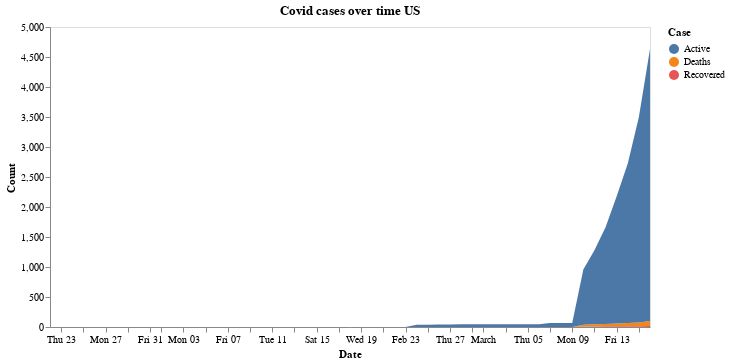

Notebook source saved alongside this figure:
### Markdown cell above
### Cases in the USA

### Code cell
cases_over_time('US')

### Figure 1 — Vega-Lite specification as saved in the notebook (floating-point values rounded to 4 significant figures; data arrays with more than 128 entries replaced by an {"elided": "..."} marker saying what was removed)
{"config": {"view": {"continuousWidth": 400, "continuousHeight": 300}, "axis": {"grid": false}}, "data": {"name": "data-1ec6ee69cfa1ae837375fb7144e8e68b"}, "mark": "area", "encoding": {"color": {"type": "nominal", "field": "Case"}, "x": {"type": "temporal", "field": "Date"}, "y": {"type": "quantitative", "field": "Count"}}, "title": "Covid cases over time US", "width": 600, "$schema": "https://vega.github.io/schema/vega-lite/v4.0.2.json", "datasets": {"data-1ec6ee69cfa1ae837375fb7144e8e68b": {"elided": "165 records"}}}
